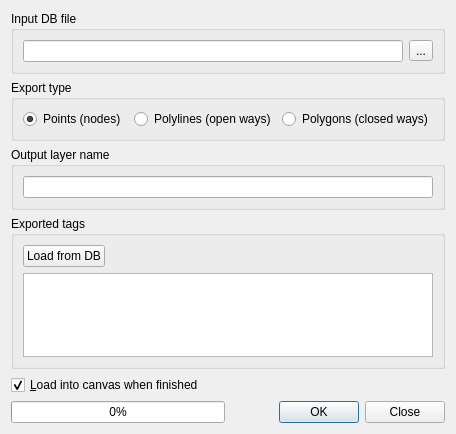
<?xml version="1.0" encoding="UTF-8"?>
<ui version="4.0">
 <class>QgsOSMExportDialog</class>
 <widget class="QDialog" name="QgsOSMExportDialog">
  <property name="geometry">
   <rect>
    <x>0</x>
    <y>0</y>
    <width>456</width>
    <height>434</height>
   </rect>
  </property>
  <property name="windowTitle">
   <string>Export OpenStreetMap topology to SpatiaLite</string>
  </property>
  <layout class="QVBoxLayout" name="verticalLayout_3">
   <item>
    <widget class="QGroupBox" name="groupBox">
     <property name="title">
      <string>Input DB file</string>
     </property>
     <layout class="QHBoxLayout" name="horizontalLayout_3">
      <item>
       <widget class="QLineEdit" name="editDbFileName"/>
      </item>
      <item>
       <widget class="QToolButton" name="btnBrowseDb">
        <property name="text">
         <string>...</string>
        </property>
       </widget>
      </item>
     </layout>
    </widget>
   </item>
   <item>
    <widget class="QGroupBox" name="groupBox_4">
     <property name="title">
      <string>Export type</string>
     </property>
     <layout class="QHBoxLayout" name="horizontalLayout_2">
      <item>
       <widget class="QRadioButton" name="radPoints">
        <property name="text">
         <string>Points (nodes)</string>
        </property>
        <property name="checked">
         <bool>true</bool>
        </property>
       </widget>
      </item>
      <item>
       <widget class="QRadioButton" name="radPolylines">
        <property name="text">
         <string>Polylines (open ways)</string>
        </property>
       </widget>
      </item>
      <item>
       <widget class="QRadioButton" name="radPolygons">
        <property name="text">
         <string>Polygons (closed ways)</string>
        </property>
       </widget>
      </item>
     </layout>
    </widget>
   </item>
   <item>
    <widget class="QGroupBox" name="groupBox_2">
     <property name="title">
      <string>Output layer name</string>
     </property>
     <layout class="QVBoxLayout" name="verticalLayout">
      <item>
       <widget class="QLineEdit" name="editLayerName"/>
      </item>
     </layout>
    </widget>
   </item>
   <item>
    <widget class="QGroupBox" name="groupBox_3">
     <property name="title">
      <string>Exported tags</string>
     </property>
     <layout class="QVBoxLayout" name="verticalLayout_2">
      <item>
       <layout class="QHBoxLayout" name="horizontalLayout">
        <item>
         <widget class="QPushButton" name="btnLoadTags">
          <property name="text">
           <string>Load from DB</string>
          </property>
         </widget>
        </item>
        <item>
         <spacer name="horizontalSpacer">
          <property name="orientation">
           <enum>Qt::Horizontal</enum>
          </property>
          <property name="sizeHint" stdset="0">
           <size>
            <width>40</width>
            <height>20</height>
           </size>
          </property>
         </spacer>
        </item>
       </layout>
      </item>
      <item>
       <widget class="QTreeView" name="viewTags">
        <property name="sortingEnabled">
         <bool>true</bool>
        </property>
       </widget>
      </item>
     </layout>
    </widget>
   </item>
   <item>
    <widget class="QCheckBox" name="chkLoadWhenFinished">
     <property name="text">
      <string>&amp;Load into canvas when finished</string>
     </property>
     <property name="checked">
      <bool>true</bool>
     </property>
    </widget>
   </item>
   <item>
    <layout class="QHBoxLayout" name="horizontalLayout_4">
     <item>
      <widget class="QProgressBar" name="progressBar">
       <property name="value">
        <number>0</number>
       </property>
      </widget>
     </item>
     <item>
      <widget class="QDialogButtonBox" name="buttonBox">
       <property name="orientation">
        <enum>Qt::Horizontal</enum>
       </property>
       <property name="standardButtons">
        <set>QDialogButtonBox::Close|QDialogButtonBox::Ok</set>
       </property>
      </widget>
     </item>
    </layout>
   </item>
  </layout>
 </widget>
 <tabstops>
  <tabstop>editDbFileName</tabstop>
  <tabstop>btnBrowseDb</tabstop>
  <tabstop>radPoints</tabstop>
  <tabstop>radPolylines</tabstop>
  <tabstop>radPolygons</tabstop>
  <tabstop>editLayerName</tabstop>
  <tabstop>btnLoadTags</tabstop>
  <tabstop>viewTags</tabstop>
  <tabstop>chkLoadWhenFinished</tabstop>
  <tabstop>buttonBox</tabstop>
 </tabstops>
 <resources/>
 <connections/>
</ui>
